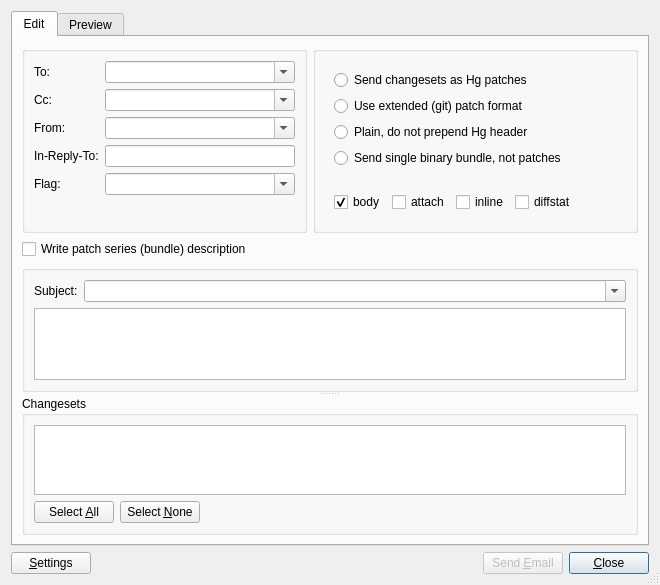
<?xml version="1.0" encoding="UTF-8"?>
<ui version="4.0">
 <class>EmailDialog</class>
 <widget class="QDialog" name="EmailDialog">
  <property name="geometry">
   <rect>
    <x>0</x>
    <y>0</y>
    <width>660</width>
    <height>519</height>
   </rect>
  </property>
  <property name="windowTitle">
   <string>Email</string>
  </property>
  <property name="sizeGripEnabled">
   <bool>true</bool>
  </property>
  <layout class="QVBoxLayout" name="verticalLayout_5">
   <item>
    <widget class="QTabWidget" name="main_tabs">
     <property name="currentIndex">
      <number>0</number>
     </property>
     <property name="documentMode">
      <bool>false</bool>
     </property>
     <property name="tabsClosable">
      <bool>false</bool>
     </property>
     <property name="movable">
      <bool>false</bool>
     </property>
     <widget class="QWidget" name="edit_tab">
      <attribute name="title">
       <string>Edit</string>
      </attribute>
      <layout class="QGridLayout" name="gridLayout">
       <item row="0" column="0">
        <widget class="QGroupBox" name="envelope_box">
         <property name="title">
          <string/>
         </property>
         <layout class="QFormLayout" name="formLayout">
          <property name="fieldGrowthPolicy">
           <enum>QFormLayout::ExpandingFieldsGrow</enum>
          </property>
          <item row="0" column="0">
           <widget class="QLabel" name="to_label">
            <property name="text">
             <string>To:</string>
            </property>
            <property name="buddy">
             <cstring>to_edit</cstring>
            </property>
           </widget>
          </item>
          <item row="0" column="1">
           <widget class="QComboBox" name="to_edit">
            <property name="sizePolicy">
             <sizepolicy hsizetype="Expanding" vsizetype="Fixed">
              <horstretch>0</horstretch>
              <verstretch>0</verstretch>
             </sizepolicy>
            </property>
            <property name="editable">
             <bool>true</bool>
            </property>
            <property name="insertPolicy">
             <enum>QComboBox::InsertAtTop</enum>
            </property>
           </widget>
          </item>
          <item row="1" column="0">
           <widget class="QLabel" name="cc_label">
            <property name="text">
             <string>Cc:</string>
            </property>
            <property name="buddy">
             <cstring>cc_edit</cstring>
            </property>
           </widget>
          </item>
          <item row="1" column="1">
           <widget class="QComboBox" name="cc_edit">
            <property name="sizePolicy">
             <sizepolicy hsizetype="Expanding" vsizetype="Fixed">
              <horstretch>0</horstretch>
              <verstretch>0</verstretch>
             </sizepolicy>
            </property>
            <property name="editable">
             <bool>true</bool>
            </property>
            <property name="insertPolicy">
             <enum>QComboBox::InsertAtTop</enum>
            </property>
           </widget>
          </item>
          <item row="2" column="0">
           <widget class="QLabel" name="from_label">
            <property name="text">
             <string>From:</string>
            </property>
            <property name="buddy">
             <cstring>from_edit</cstring>
            </property>
           </widget>
          </item>
          <item row="2" column="1">
           <widget class="QComboBox" name="from_edit">
            <property name="sizePolicy">
             <sizepolicy hsizetype="Expanding" vsizetype="Fixed">
              <horstretch>0</horstretch>
              <verstretch>0</verstretch>
             </sizepolicy>
            </property>
            <property name="editable">
             <bool>true</bool>
            </property>
            <property name="insertPolicy">
             <enum>QComboBox::InsertAtTop</enum>
            </property>
           </widget>
          </item>
          <item row="3" column="0">
           <widget class="QLabel" name="inreplyto_label">
            <property name="text">
             <string>In-Reply-To:</string>
            </property>
            <property name="buddy">
             <cstring>inreplyto_edit</cstring>
            </property>
           </widget>
          </item>
          <item row="3" column="1">
           <widget class="QLineEdit" name="inreplyto_edit">
            <property name="toolTip">
             <string>Message identifier to reply to, for threading</string>
            </property>
           </widget>
          </item>
          <item row="4" column="0">
           <widget class="QLabel" name="flag_label">
            <property name="text">
             <string>Flag:</string>
            </property>
            <property name="buddy">
             <cstring>flag_edit</cstring>
            </property>
           </widget>
          </item>
          <item row="4" column="1">
           <widget class="QComboBox" name="flag_edit">
            <property name="sizePolicy">
             <sizepolicy hsizetype="Expanding" vsizetype="Fixed">
              <horstretch>0</horstretch>
              <verstretch>0</verstretch>
             </sizepolicy>
            </property>
            <property name="editable">
             <bool>true</bool>
            </property>
            <property name="insertPolicy">
             <enum>QComboBox::InsertAtTop</enum>
            </property>
           </widget>
          </item>
         </layout>
        </widget>
       </item>
       <item row="0" column="1">
        <widget class="QGroupBox" name="options_edit">
         <property name="sizePolicy">
          <sizepolicy hsizetype="Maximum" vsizetype="Preferred">
           <horstretch>0</horstretch>
           <verstretch>0</verstretch>
          </sizepolicy>
         </property>
         <property name="title">
          <string/>
         </property>
         <layout class="QVBoxLayout" name="verticalLayout_4">
          <item>
           <widget class="QFrame" name="patch_frame">
            <property name="frameShape">
             <enum>QFrame::NoFrame</enum>
            </property>
            <property name="frameShadow">
             <enum>QFrame::Raised</enum>
            </property>
            <layout class="QVBoxLayout" name="verticalLayout">
             <item>
              <widget class="QRadioButton" name="hgpatch_radio">
               <property name="whatsThis">
                <string>Hg patches (as generated by export command) are compatible with most patch programs.  They include a header which contains the most important changeset metadata.</string>
               </property>
               <property name="text">
                <string>Send changesets as Hg patches</string>
               </property>
              </widget>
             </item>
             <item>
              <widget class="QRadioButton" name="gitpatch_radio">
               <property name="whatsThis">
                <string>Git patches can describe binary files, copies, and permission changes, but recipients may not be able to use them if they are not using git or Mercurial.</string>
               </property>
               <property name="text">
                <string>Use extended (git) patch format</string>
               </property>
              </widget>
             </item>
             <item>
              <widget class="QRadioButton" name="plainpatch_radio">
               <property name="whatsThis">
                <string>Stripping Mercurial header removes username and parent information.  Only useful if recipient is not using Mercurial (and does not like to see the headers).</string>
               </property>
               <property name="text">
                <string>Plain, do not prepend Hg header</string>
               </property>
              </widget>
             </item>
             <item>
              <widget class="QRadioButton" name="bundle_radio">
               <property name="whatsThis">
                <string>Bundles store complete changesets in binary form. Upstream users can pull from them. This is the safest way to send changes to recipient Mercurial users.</string>
               </property>
               <property name="text">
                <string>Send single binary bundle, not patches</string>
               </property>
              </widget>
             </item>
            </layout>
           </widget>
          </item>
          <item>
           <widget class="QFrame" name="extra_frame">
            <property name="frameShape">
             <enum>QFrame::NoFrame</enum>
            </property>
            <property name="frameShadow">
             <enum>QFrame::Raised</enum>
            </property>
            <layout class="QHBoxLayout" name="horizontalLayout">
             <item>
              <widget class="QCheckBox" name="body_check">
               <property name="toolTip">
                <string>send patches as part of the email body</string>
               </property>
               <property name="text">
                <string>body</string>
               </property>
               <property name="enabled">
                <bool>true</bool>
               </property>
               <property name="checked">
                <bool>true</bool>
               </property>
              </widget>
             </item>
             <item>
              <widget class="QCheckBox" name="attach_check">
               <property name="toolTip">
                <string>send patches as attachments</string>
               </property>
               <property name="text">
                <string>attach</string>
               </property>
              </widget>
             </item>
             <item>
              <widget class="QCheckBox" name="inline_check">
               <property name="toolTip">
                <string>send patches as inline attachments</string>
               </property>
               <property name="text">
                <string>inline</string>
               </property>
              </widget>
             </item>
             <item>
              <widget class="QCheckBox" name="diffstat_check">
               <property name="toolTip">
                <string>add diffstat output to messages</string>
               </property>
               <property name="text">
                <string>diffstat</string>
               </property>
              </widget>
             </item>
             <item>
              <spacer name="extra_spacer">
               <property name="orientation">
                <enum>Qt::Horizontal</enum>
               </property>
               <property name="sizeHint" stdset="0">
                <size>
                 <width>40</width>
                 <height>20</height>
                </size>
               </property>
              </spacer>
             </item>
            </layout>
           </widget>
          </item>
         </layout>
        </widget>
       </item>
       <item row="1" column="0" colspan="2">
        <widget class="QCheckBox" name="writeintro_check">
         <property name="whatsThis">
          <string>Patch series description is sent in initial summary email with [PATCH 0 of N] subject.  It should describe the effects of the entire patch series.  When emailing a bundle, these fields make up the message subject and body. Flags is a comma separated list of tags which are inserted into the message subject prefix.</string>
         </property>
         <property name="text">
          <string>Write patch series (bundle) description</string>
         </property>
        </widget>
       </item>
       <item row="2" column="0" colspan="2">
        <widget class="QSplitter" name="intro_changesets_splitter">
         <property name="orientation">
          <enum>Qt::Vertical</enum>
         </property>
         <widget class="QGroupBox" name="intro_box">
          <property name="title">
           <string/>
          </property>
          <layout class="QVBoxLayout" name="verticalLayout_2">
           <item>
            <layout class="QHBoxLayout" name="subject_layout">
             <item>
              <widget class="QLabel" name="subject_label">
               <property name="text">
                <string>Subject:</string>
               </property>
               <property name="buddy">
                <cstring>subject_edit</cstring>
               </property>
              </widget>
             </item>
             <item>
              <widget class="QComboBox" name="subject_edit">
               <property name="sizePolicy">
                <sizepolicy hsizetype="Expanding" vsizetype="Fixed">
                 <horstretch>0</horstretch>
                 <verstretch>0</verstretch>
                </sizepolicy>
               </property>
               <property name="editable">
                <bool>true</bool>
               </property>
               <property name="insertPolicy">
                <enum>QComboBox::InsertAtTop</enum>
               </property>
              </widget>
             </item>
            </layout>
           </item>
           <item>
            <widget class="QPlainTextEdit" name="body_edit">
             <property name="font">
              <font>
               <family>Monospace</family>
              </font>
             </property>
            </widget>
           </item>
          </layout>
         </widget>
         <widget class="QGroupBox" name="changesets_box">
          <property name="title">
           <string>Changesets</string>
          </property>
          <layout class="QVBoxLayout" name="verticalLayout_3">
           <item>
            <widget class="QTreeView" name="changesets_view">
             <property name="indentation">
              <number>0</number>
             </property>
             <property name="rootIsDecorated">
              <bool>false</bool>
             </property>
             <property name="itemsExpandable">
              <bool>false</bool>
             </property>
            </widget>
           </item>
           <item>
            <layout class="QHBoxLayout" name="selectallnone_layout">
             <item>
              <widget class="QPushButton" name="selectall_button">
               <property name="text">
                <string>Select &amp;All</string>
               </property>
              </widget>
             </item>
             <item>
              <widget class="QPushButton" name="selectnone_button">
               <property name="text">
                <string>Select &amp;None</string>
               </property>
              </widget>
             </item>
             <item>
              <spacer name="selectallnone_spacer">
               <property name="orientation">
                <enum>Qt::Horizontal</enum>
               </property>
               <property name="sizeHint" stdset="0">
                <size>
                 <width>40</width>
                 <height>20</height>
                </size>
               </property>
              </spacer>
             </item>
            </layout>
           </item>
          </layout>
         </widget>
        </widget>
       </item>
      </layout>
     </widget>
     <widget class="QWidget" name="preview_tab">
      <attribute name="title">
       <string>Preview</string>
      </attribute>
      <layout class="QGridLayout" name="gridLayout_2">
       <item row="0" column="0">
        <widget class="QsciScintilla" name="preview_edit"/>
       </item>
      </layout>
     </widget>
    </widget>
   </item>
   <item>
    <layout class="QHBoxLayout" name="dialogbuttons_layout">
     <item>
      <widget class="QPushButton" name="settings_button">
       <property name="toolTip">
        <string extracomment="Configure email settings"/>
       </property>
       <property name="text">
        <string>&amp;Settings</string>
       </property>
       <property name="default">
        <bool>false</bool>
       </property>
      </widget>
     </item>
     <item>
      <spacer name="horizontalSpacer">
       <property name="orientation">
        <enum>Qt::Horizontal</enum>
       </property>
       <property name="sizeHint" stdset="0">
        <size>
         <width>25</width>
         <height>19</height>
        </size>
       </property>
      </spacer>
     </item>
     <item>
      <widget class="QPushButton" name="send_button">
       <property name="enabled">
        <bool>false</bool>
       </property>
       <property name="text">
        <string>Send &amp;Email</string>
       </property>
       <property name="default">
        <bool>false</bool>
       </property>
      </widget>
     </item>
     <item>
      <widget class="QPushButton" name="close_button">
       <property name="enabled">
        <bool>true</bool>
       </property>
       <property name="text">
        <string>&amp;Close</string>
       </property>
       <property name="default">
        <bool>true</bool>
       </property>
      </widget>
     </item>
    </layout>
   </item>
  </layout>
 </widget>
 <customwidgets>
  <customwidget>
   <class>QsciScintilla</class>
   <extends>QFrame</extends>
   <header>Qsci/qsciscintilla.h</header>
  </customwidget>
 </customwidgets>
 <tabstops>
  <tabstop>main_tabs</tabstop>
  <tabstop>to_edit</tabstop>
  <tabstop>cc_edit</tabstop>
  <tabstop>from_edit</tabstop>
  <tabstop>inreplyto_edit</tabstop>
  <tabstop>flag_edit</tabstop>
  <tabstop>hgpatch_radio</tabstop>
  <tabstop>gitpatch_radio</tabstop>
  <tabstop>plainpatch_radio</tabstop>
  <tabstop>bundle_radio</tabstop>
  <tabstop>body_check</tabstop>
  <tabstop>attach_check</tabstop>
  <tabstop>inline_check</tabstop>
  <tabstop>diffstat_check</tabstop>
  <tabstop>writeintro_check</tabstop>
  <tabstop>subject_edit</tabstop>
  <tabstop>body_edit</tabstop>
  <tabstop>changesets_view</tabstop>
  <tabstop>send_button</tabstop>
  <tabstop>preview_edit</tabstop>
  <tabstop>settings_button</tabstop>
 </tabstops>
 <resources/>
 <connections>
  <connection>
   <sender>writeintro_check</sender>
   <signal>toggled(bool)</signal>
   <receiver>intro_box</receiver>
   <slot>setVisible(bool)</slot>
   <hints>
    <hint type="sourcelabel">
     <x>129</x>
     <y>222</y>
    </hint>
    <hint type="destinationlabel">
     <x>133</x>
     <y>252</y>
    </hint>
   </hints>
  </connection>
  <connection>
   <sender>send_button</sender>
   <signal>clicked()</signal>
   <receiver>EmailDialog</receiver>
   <slot>accept()</slot>
   <hints>
    <hint type="sourcelabel">
     <x>641</x>
     <y>501</y>
    </hint>
    <hint type="destinationlabel">
     <x>528</x>
     <y>506</y>
    </hint>
   </hints>
  </connection>
  <connection>
   <sender>close_button</sender>
   <signal>clicked()</signal>
   <receiver>EmailDialog</receiver>
   <slot>close()</slot>
   <hints>
    <hint type="sourcelabel">
     <x>641</x>
     <y>501</y>
    </hint>
    <hint type="destinationlabel">
     <x>528</x>
     <y>506</y>
    </hint>
   </hints>
  </connection>
  <connection>
   <sender>writeintro_check</sender>
   <signal>toggled(bool)</signal>
   <receiver>subject_edit</receiver>
   <slot>setFocus()</slot>
   <hints>
    <hint type="sourcelabel">
     <x>86</x>
     <y>214</y>
    </hint>
    <hint type="destinationlabel">
     <x>177</x>
     <y>244</y>
    </hint>
   </hints>
  </connection>
 </connections>
</ui>
